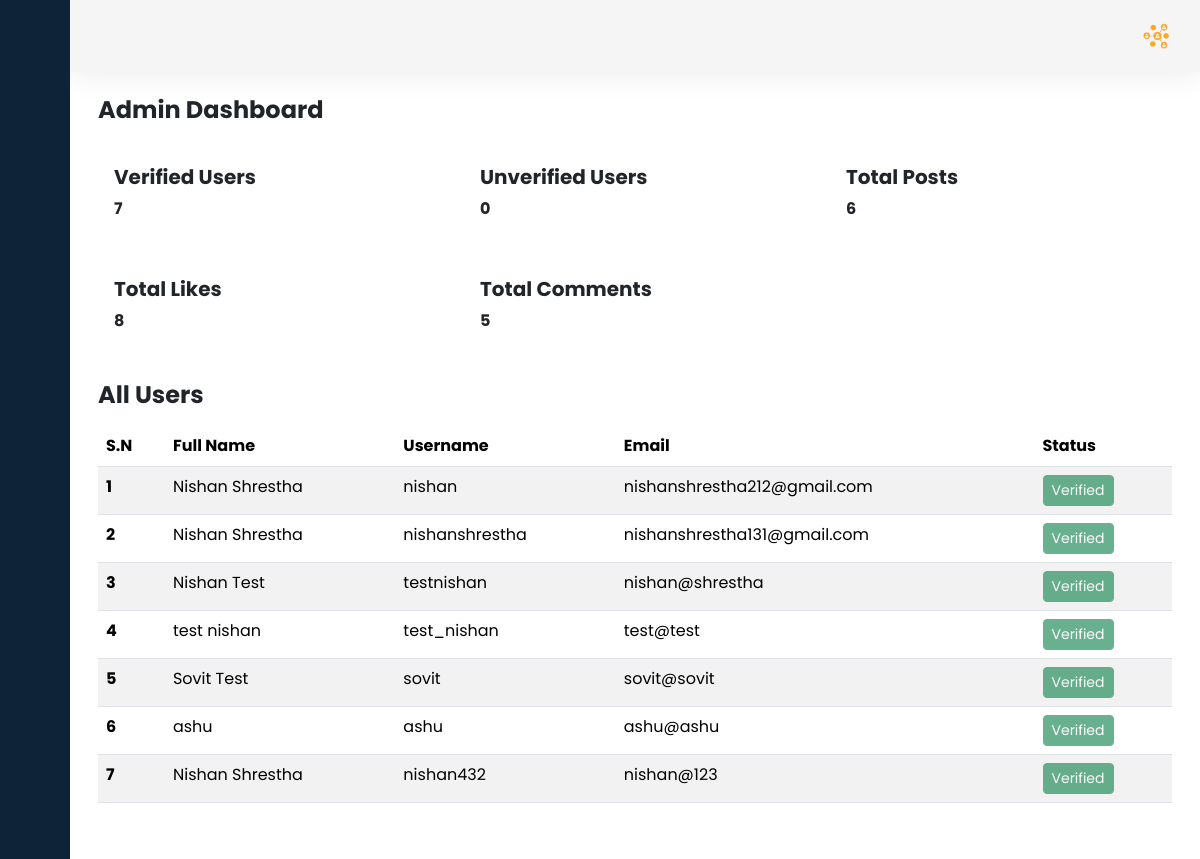
Screenshot of /admin/ (signed in) with the database file from the repository.
### tables this page shows
CREATE TABLE `users` (
  `id` int(11) NOT NULL,
  `full_name` varchar(255) NOT NULL,
  `email` varchar(255) NOT NULL,
  `username` varchar(255) NOT NULL,
  `password` text NOT NULL,
  `profile_pic` text NOT NULL DEFAULT 'default-profile.png',
  `created_at` timestamp NULL DEFAULT current_timestamp() ON UPDATE current_timestamp(),
  `updated_at` timestamp NULL DEFAULT NULL,
  `account_status` int(11) NOT NULL
);

### admin/php/adminFunction.php (called while the page is built, shortened)
<?php
$db = mysqli_connect(DB_HOST, DB_USER, DB_PASSWORD, DB_NAME) or die("Error connecting to database");
function showPage($page, $data = "")
{
    include("views/$page.php");
}
function getAllUsers()
{
    global $db;
    $sql = "SELECT id, full_name, email, username, account_status FROM users";
    $result = mysqli_query($db, $sql);
    $users = [];
    while ($row = mysqli_fetch_assoc($result)) {
        $users[] = $row;
    }
    return $users;
}
function getTotalVerifiedUsers()
{
    global $db;
    $sql = "SELECT COUNT(*) as total FROM users WHERE account_status = 1";
    $result = mysqli_query($db, $sql);
    $data = mysqli_fetch_assoc($result);
    return $data['total'];
}
function getTotalUnverifiedUsers()
{
    global $db;
    $sql = "SELECT COUNT(*) as total FROM users WHERE account_status = 0";
    $result = mysqli_query($db, $sql);
    $data = mysqli_fetch_assoc($result);
    return $data['total'];
}
function getTotalPosts()
{
    global $db;
    $sql = "SELECT COUNT(*) as total FROM posts";
    $result = mysqli_query($db, $sql);
    $data = mysqli_fetch_assoc($result);
    return $data['total'];
}
function getTotalLikes()
{
    global $db;
    $sql = "SELECT COUNT(*) as total FROM likes";
    $result = mysqli_query($db, $sql);
    $data = mysqli_fetch_assoc($result);
    return $data['total'];
}
function getTotalComments()
{
    global $db;
    $sql = "SELECT COUNT(*) as total FROM comments";
    $result = mysqli_query($db, $sql);
    $data = mysqli_fetch_assoc($result);
    return $data['total'];
}

### admin/views/adminDashboard.php (the view, shortened to what this page needs)
<div class="wrapper">
        <aside id="sidebar">
            <div class="d-flex">
                <button class="toggle-btn" type="button">
                </button>
            </div>
            <div class="sidebar-footer">
                <a href="php/login.php?logout" class="sidebar-link">
                </a>
            </div>
        </aside>
        <div class="main">
            <nav class="navbar navbar-expand px-4 py-3">
                <div class="navbar-collapse collapse">
                    <ul class="navbar-nav ms-auto">
                        <li class="nav-item dropdown">
                            <a href="#" data-bs-toggle="dropdown" class="nav-icon pe-md-0">
                                <img src="images/logo.png" class="avatar img-fluid" alt="">
                            </a>
                        </li>
                    </ul>
                </div>
            </nav>
            <main class="content px-3 py-4">
                <div class="container-fluid">
                    <div class="mb-3">
                        <h3 class="fw-bold fs-4 mb-3">Admin Dashboard</h3>
                        <div class="row">
                            <div class="col-12 col-md-4">
                                <div class="card border-0">
                                    <div class="card-body py-4">
                                        <h5 class="mb-2 fw-bold">Verified Users</h5>
                                        <p class="mb-2 fw-bold"><?php echo getTotalVerifiedUsers(); ?></p>
                                    </div>
                                </div>
                            </div>
                            <div class="col-12 col-md-4">
                                <div class="card border-0">
                                    <div class="card-body py-4">
                                        <h5 class="mb-2 fw-bold">Unverified Users</h5>
                                        <p class="mb-2 fw-bold"><?php echo getTotalUnverifiedUsers(); ?></p>
                                    </div>
                                </div>
                            </div>
                            <div class="col-12 col-md-4">
                                <div class="card border-0">
                                    <div class="card-body py-4">
                                        <h5 class="mb-2 fw-bold">Total Posts</h5>
                                        <p class="mb-2 fw-bold"><?php echo getTotalPosts(); ?></p>
                                    </div>
                                </div>
                            </div>
                            <div class="col-12 col-md-4">
                                <div class="card border-0">
                                    <div class="card-body py-4">
                                        <h5 class="mb-2 fw-bold">Total Likes</h5>
                                        <p class="mb-2 fw-bold"><?php echo getTotalLikes(); ?></p>
                                    </div>
                                </div>
                            </div>
                            <div class="col-12 col-md-4">
                                <div class="card border-0">
                                    <div class="card-body py-4">
                                        <h5 class="mb-2 fw-bold">Total Comments</h5>
                                        <p class="mb-2 fw-bold"><?php echo getTotalComments(); ?></p>
                                    </div>
                                </div>
                            </div>
                        </div>
                        <h3 class="fw-bold fs-4 my-3">All Users</h3>
                        <div class="row">
                            <div class="col-12">
                                <table class="table table-striped">
                                    <thead>
                                        <tr class="highlight">
                                            <th scope="col">S.N</th>
                                            <th scope="col">Full Name</th>
                                            <th scope="col">Username</th>
                                            <th scope="col">Email</th>
                                            <th scope="col">Status</th>
                                        </tr>
                                    </thead>
                                    <tbody>
                                        <?php
                                        $users = getAllUsers();
                                        foreach ($users as $index => $user) {
                                            if ($user['account_status'] == 1) {
                                                $statusButton = "<button class='btn btn-sm btn-success' disabled>Verified</button>";
                                            } else {
                                                $statusButton = "<a href='php/verifyUser.php?id=" . $user['id'] . "' class='btn btn-sm btn-danger'>Unverified</a>";
                                            }
                                            echo "<tr>
                                                    <th scope='row'>" . ($index + 1) . "</th>
                                                    <td>" . $user['full_name'] . "</td>
                                                    <td>" . $user['username'] . "</td>
                                                    <td>" . $user['email'] . "</td>
                                                    <td>" . $statusButton . " "  . "</td>
                                                  </tr>";
                                        }
                                        ?>
                                    </tbody>
                                </table>
                            </div>
                        </div>
                    </div>
                </div>
            </main>
        </div>
    </div>

### admin/index.php (shortened to what this page needs)
<?php
require_once("php/adminFunction.php");
if (isset($_SESSION['Auth']) && $_SESSION['Auth']) {
    showPage("header", ["title" => 'Admin - Dashboard']);
    showPage("adminDashboard");
} else {
    showPage("header", ["title" => 'Social Sphere - Login']);
    showPage("adminLogin");
}
showPage("footer");

### admin/views/header.php (shortened to what this page needs)
<!doctype html>
<html lang="en">
<head>
    <link href="https://cdn.jsdelivr.net/npm/bootstrap@5.3.3/dist/css/bootstrap.min.css" rel="stylesheet">
    <link rel="stylesheet" href="https://cdn.jsdelivr.net/npm/bootstrap-icons@1.11.3/font/bootstrap-icons.min.css">
    <link
      rel="stylesheet"
      href="https://unicons.iconscout.com/release/v4.0.0/css/line.css"
    />
    <link href="https://cdn.lineicons.com/4.0/lineicons.css" rel="stylesheet" />
    <link rel="stylesheet" href="adminBootstrap/stylesheets/style.css">
</head>
<body>

### admin/views/footer.php (shortened to what this page needs)
</body>
</html>

### rows the page displays
users: full_name "Nishan Shrestha", username "nishan", email "nishanshrestha212@gmail.com", account_status "Verified"
users: full_name "Nishan Shrestha", username "nishanshrestha", email "nishanshrestha131@gmail.com", account_status "Verified"
users: full_name "Nishan Test", username "testnishan", email "nishan@shrestha", account_status "Verified"
users: full_name "test nishan", username "test_nishan", email "test@test", account_status "Verified"
users: full_name "Sovit Test", username "sovit", email "sovit@sovit", account_status "Verified"
users: full_name "ashu", username "ashu", email "ashu@ashu", account_status "Verified"
users: full_name "Nishan Shrestha", username "nishan432", email "nishan@123", account_status "Verified"

### other values shown
getTotalVerifiedUsers() "7"
getTotalUnverifiedUsers() "0"
getTotalPosts() "6"
getTotalLikes() "8"
getTotalComments() "5"
